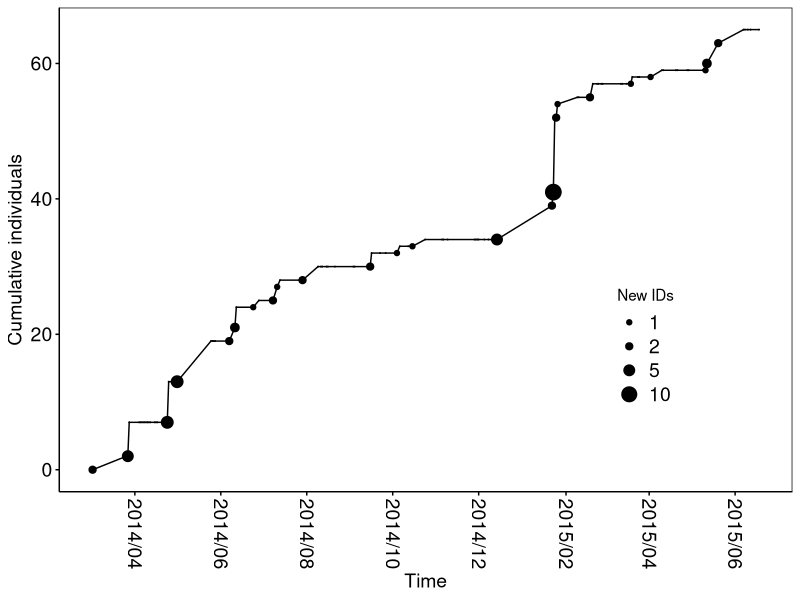
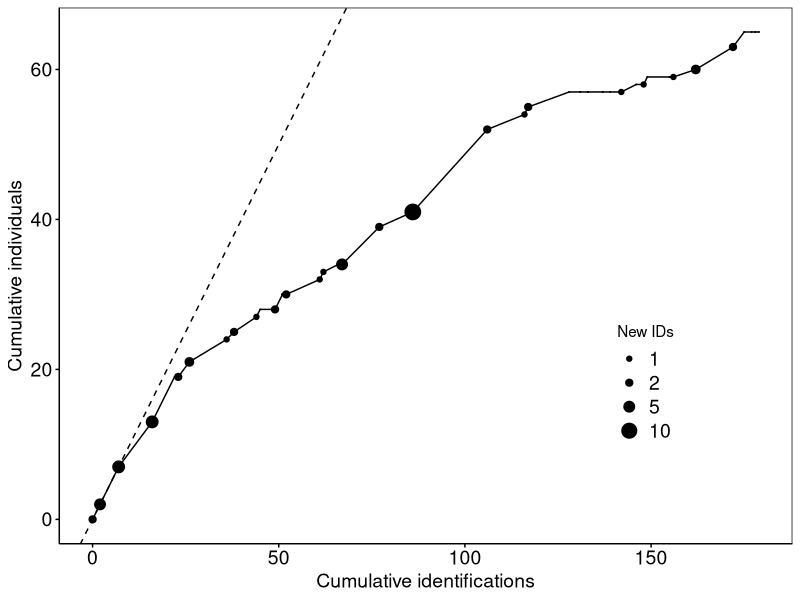
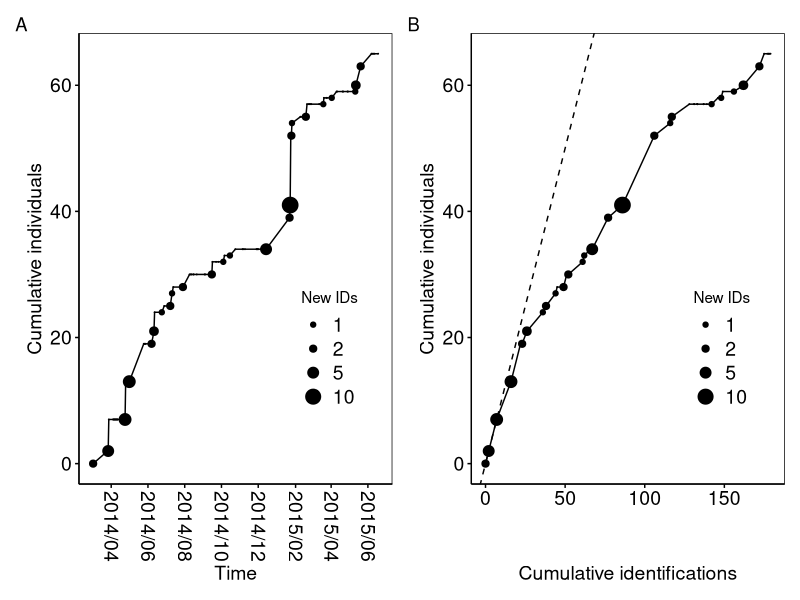
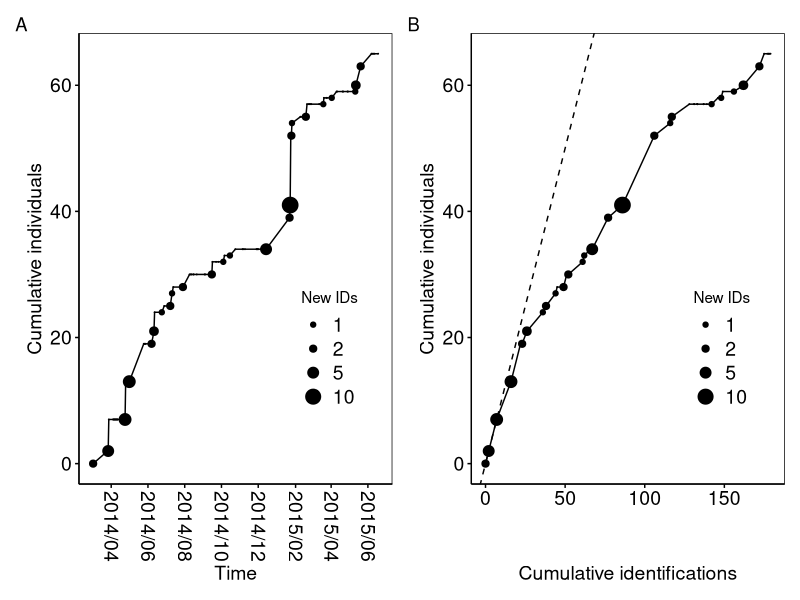
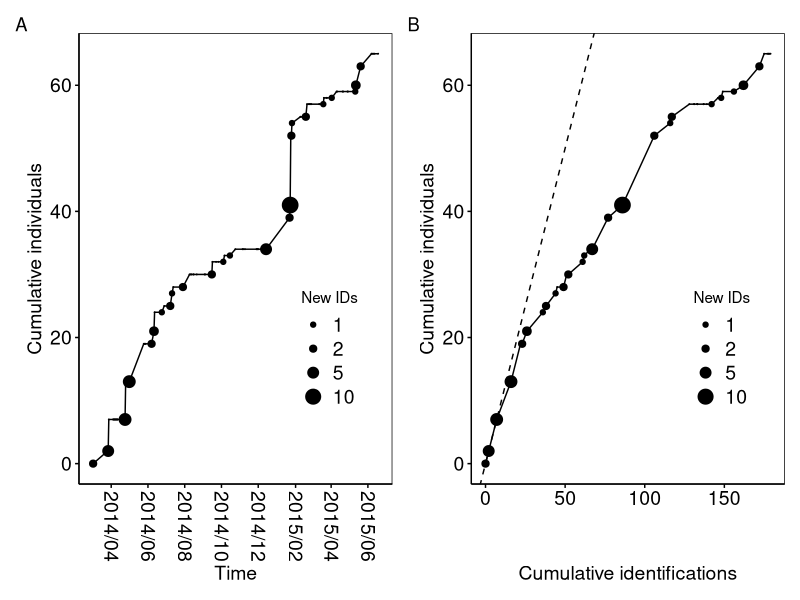

Write the R code that produced these figures, in order.
# Chris Oosthuizen
# Feb 2026

# plot discovery curves

#--------------------------------------------
library(ggplot2)
library(ggpubr)
library(scales)

dat = read.csv("./data/discoverycurve2014.csv", header = T)
head(dat)
str(dat)

dat$date = as.POSIXct(dat$date)
str(dat)

dat$date2 <- as.Date(dat$date, format = "%d/%m/%Y")
dat$date2 <- format(dat$date2, "%Y/%m")
dat


# Plotting theme
theme_gg <- function () { 
  theme_bw() %+replace% 
    theme(
      axis.text = element_text(colour = "black"),
      # axis.title = element_blank(),
      axis.ticks = element_line(colour = "black"),
      panel.grid = element_blank(),
      strip.background = element_blank(),
      panel.border = element_rect(colour = "black", fill = NA),
      axis.line = element_line(colour = "black")
    )
}


# plot discovery curve against time

dc1 = ggplot(data = dat,
       aes(x = date, y = CumNew)) + 
       geom_line()+
  geom_point(aes(size = NewIDs)) +
  scale_size_area(max_size = 5, breaks = c(1, 2,5,10), name   = "New IDs") + 
  xlab("Time") +
  ylab("Cumulative individuals") +
#  scale_x_continuous(expand = c(0, 0), limits = c(50, 200)) + 
  theme_gg() +
  font("xylab",size=14)+
  font("xy",size=14)+
  font("xy.text", size = 14) +
  font("legend.text",size = 14)+
  scale_x_datetime(labels = date_format("%Y/%m"), date_breaks = "2 months") +
  theme(axis.text.x = element_text(angle = -90, vjust = 0.5)) +
  theme(
    legend.position=c(0.8,0.3))+
   guides(fill=guide_legend(title="New IDs")) 

dc1

# discovery curve: new vs old individuals
dc2 = ggplot(data = dat,
       aes(x = CumAll, y = CumNew)) + 
  geom_line() + 
  geom_point(aes(size = NewIDs)) +
  scale_size_area(max_size = 5, breaks = c(1,2,5,10), name   = "New IDs") + 
  geom_abline(intercept = 0, slope = 1, size = 0.5, linetype = "dashed") +  # 1:1 line
  xlab("Cumulative identifications") +
  ylab("Cumulative individuals") +
  #  scale_x_continuous(expand = c(0, 0), limits = c(50, 200)) + 
  theme_gg() +
  font("xylab",size=14)+
  font("xy",size=14)+
  font("xy.text", size = 14) +
  font("legend.text",size = 14)+
  theme(
    legend.position=c(0.8,0.3))

dc2

library(patchwork)

dc = dc1 + dc2 + 
  plot_layout(ncol = 2) +
  plot_annotation(tag_levels = 'A')

dc

## Save Plot 
pdf("./supplement/Sup5_discovery_curve_2014_15.pdf",
    useDingbats = FALSE, width = 8, height = 5)
print(dc)
dev.off()

png(filename = "./supplement/Sup5_discovery_curve_2014_15.png", width = 2000, height = 1300, 
    pointsize = 8,  res = 300)
plot(dc)
dev.off()



  
